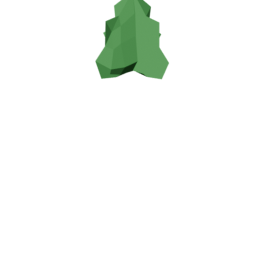
#> input picture art/models/_renders/v3_herb_1_seedling.png, 256 x 256 px, found by its file name; its folder holds 6 pictures in this run
$ python _build_batch2_board.py
#> lines starting #> are read from the running program, lines starting #| are printed output that depends on the picture
"""Batch 2 board: pineapple/dragonfruit/coconut/papaya (6 states each) + herb (4)."""
import os, shutil
from PIL import Image, ImageDraw, ImageFont

RENDER_DIR = "/home/sparky/ogrs/art/models/_renders"
OUT = f"{RENDER_DIR}/FARMING_BATCH2_BOARD.png"

CELL = 200
PAD = 10
LABEL_W = 200
TITLE_H = 64
COL_HEADER_H = 56

# Use the larger 6-state column set as the canvas width
STATES_6 = [
    ("1_sapling",        "Sapling"),
    ("2_young",          "Young"),
    ("3_mature_empty",   "Empty"),
    ("4_mature_partial", "Partial"),
    ("5_mature_full",    "FULL"),
    ("6_dead",           "Dead/Stump"),
]
# Herb only has 4 states; we'll align them under columns 2-5
STATES_4 = [
    ("1_seedling",  1),
    ("2_sprouting", 2),
    ("3_growing",   3),
    ("4_mature",    4),
]

ROWS_6 = [
    ("Pineapple",   "v3_pineapple"),
    ("Dragonfruit", "v3_dragonfruit"),
    ("Coconut",     "v3_coconut"),
    ("Papaya",      "v3_papaya"),
]
ROW_HERB = ("Herb", "v3_herb")

ALL_ROWS = ROWS_6 + [ROW_HERB]

W = LABEL_W + len(STATES_6) * (CELL + PAD) + PAD
H = TITLE_H + COL_HEADER_H + len(ALL_ROWS) * (CELL + PAD) + PAD

img = Image.new("RGB", (W, H), (24, 22, 32))
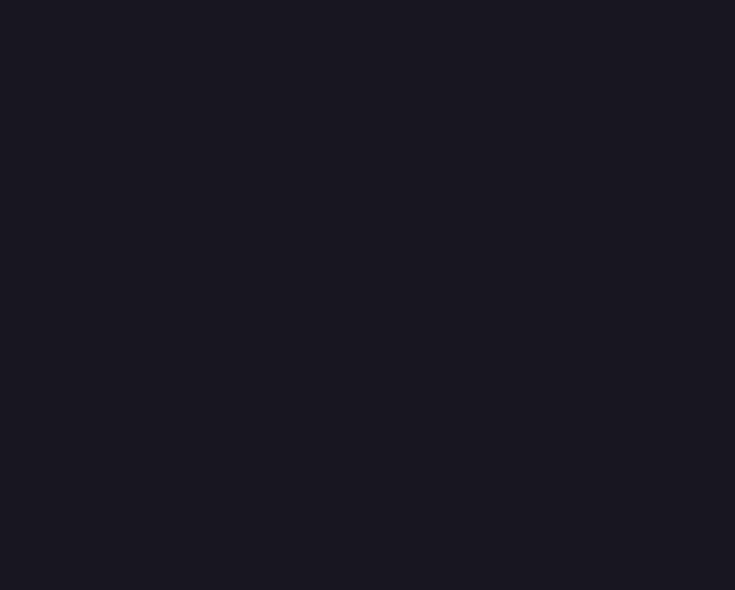
#> img: PIL image 1470x1180 RGB (shown at 1/2 size); mean R, G, B 24, 22, 32
draw = ImageDraw.Draw(img)

try:
    font_lbl   = ImageFont.truetype("/usr/share/fonts/truetype/dejavu/DejaVuSans-Bold.ttf", 20)
    font_col   = ImageFont.truetype("/usr/share/fonts/truetype/dejavu/DejaVuSans-Bold.ttf", 17)
    font_title = ImageFont.truetype("/usr/share/fonts/truetype/dejavu/DejaVuSans-Bold.ttf", 26)
except Exception:
    font_lbl = font_col = font_title = ImageFont.load_default()

draw.text((PAD, 18),
          "OGRS Farming Batch 2 — Pineapple, Dragonfruit, Coconut, Papaya, Herb",
          fill=(255, 255, 255), font=font_title)

# Column headers
for ci, (key, head) in enumerate(STATES_6):
    x = LABEL_W + PAD + ci * (CELL + PAD)
    y = TITLE_H
    bbox = draw.textbbox((0, 0), head, font=font_col)
    tw = bbox[2] - bbox[0]
    draw.text((x + (CELL - tw) // 2, y + 12), head, fill=(255, 240, 180), font=font_col)
#> this loop made 6 passes
#> (bbox, tw) on passes 1 to 6: ((0, 3, 72, 20), 72), ((-1, 4, 59, 20), 60), ((0, 4, 61, 20), 61), ((0, 3, 63, 16), 63), ((0, 4, 47, 16), 47), ((0, 3, 118, 20), 118)
#> pass 3 of the loop `for ri, (row_label, prefix) in enumerate(ROWS_6):`:
#> the loop made 4 passes; the first 3 are shown

# 6-state rows
for ri, (row_label, prefix) in enumerate(ROWS_6):
    y = TITLE_H + COL_HEADER_H + ri * (CELL + PAD)
    draw.rectangle([(0, y), (LABEL_W - PAD, y + CELL)], fill=(45, 42, 55))
    draw.text((10, y + (CELL // 2) - 12), row_label, fill=(255, 255, 255), font=font_lbl)
    for ci, (key, head) in enumerate(STATES_6):
        x = LABEL_W + PAD + ci * (CELL + PAD)
        if "full" in key: bg = (55, 70, 50)
        elif "dead" in key or "stump" in key: bg = (40, 35, 50)
        else: bg = (50, 50, 60)
        draw.rectangle([(x, y), (x + CELL, y + CELL)], fill=bg)
        # For coconut/papaya, state 6 is "6_stump"; others use "6_dead"
        actual_key = key
        if key == "6_dead" and prefix in ("v3_coconut", "v3_papaya"):
            actual_key = "6_stump"
        src = f"{RENDER_DIR}/{prefix}_{actual_key}.png"
        if os.path.exists(src):
            sp = Image.open(src).convert("RGBA")
            if sp.size != (CELL, CELL):
                sp = sp.resize((CELL, CELL), Image.LANCZOS)
            img.paste(sp, (x, y), sp)

# Herb row (4 states, slotted into columns 2-5 visually)
y = TITLE_H + COL_HEADER_H + len(ROWS_6) * (CELL + PAD)
draw.rectangle([(0, y), (LABEL_W - PAD, y + CELL)], fill=(45, 42, 55))
draw.text((10, y + (CELL // 2) - 12), "Herb", fill=(255, 255, 255), font=font_lbl)
herb_files = ["v3_herb_1_seedling.png", "v3_herb_2_sprouting.png",
              "v3_herb_3_growing.png", "v3_herb_4_mature.png"]
herb_labels = ["Seedling", "Sprouting", "Growing", "Mature"]
# Map 4 cells to columns 1, 2, 3, 4 (skip column 0, leave 5 empty)
for ci, (fname, lbl) in enumerate(zip(herb_files, herb_labels), start=1):
    x = LABEL_W + PAD + ci * (CELL + PAD)
    bg = (55, 70, 50) if "mature" in fname else (50, 50, 60)
    draw.rectangle([(x, y), (x + CELL, y + CELL)], fill=bg)
    src = f"{RENDER_DIR}/{fname}"
    if os.path.exists(src):
        sp = Image.open(src).convert("RGBA")
#> sp is the input picture: PIL image 256x256 RGBA; mean R, G, B, A 5.8, 9.8, 5.8, 15.8
        if sp.size != (CELL, CELL):
            sp = sp.resize((CELL, CELL), Image.LANCZOS)
#> sp: PIL image 200x200 RGBA
        img.paste(sp, (x, y), sp)
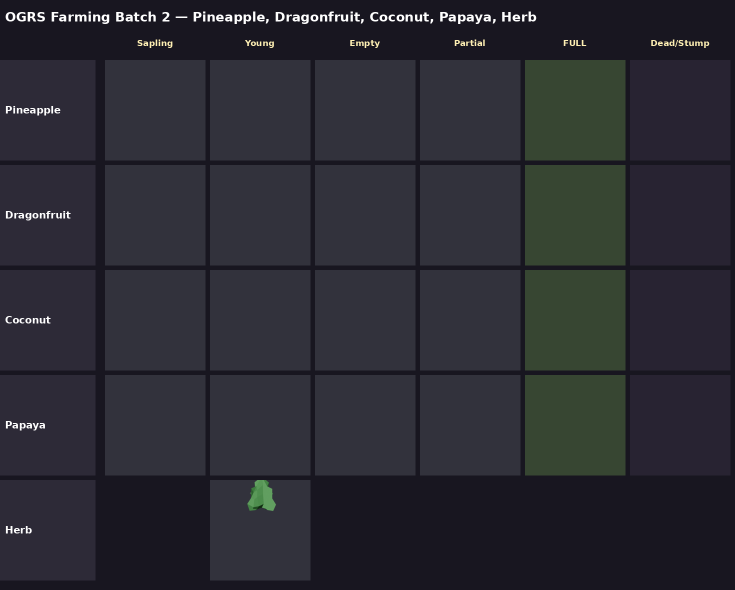
#> img: PIL image 1470x1180 RGB (shown at 1/2 size); mean R, G, B 42.8, 42.9, 50.6
    # Tiny inline label since herb states don't align with the column headers
    bbox = draw.textbbox((0, 0), lbl, font=font_col)
#> bbox = (0, 3, 83, 20)
    tw = bbox[2] - bbox[0]
#> tw = 83
#> pass 3 of the loop `for ci, (fname, lbl) in enumerate(zip(herb_files, herb_labels), start=..`:
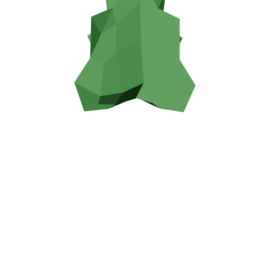
#> input picture art/models/_renders/v3_herb_3_growing.png, 256 x 256 px, found by its file name
#> sp is the input picture: PIL image 256x256 RGBA; mean R, G, B, A 13.6, 23.1, 13.5, 39
#> sp: PIL image 200x200 RGBA
#> `img.paste(sp, (x, y), sp)`:
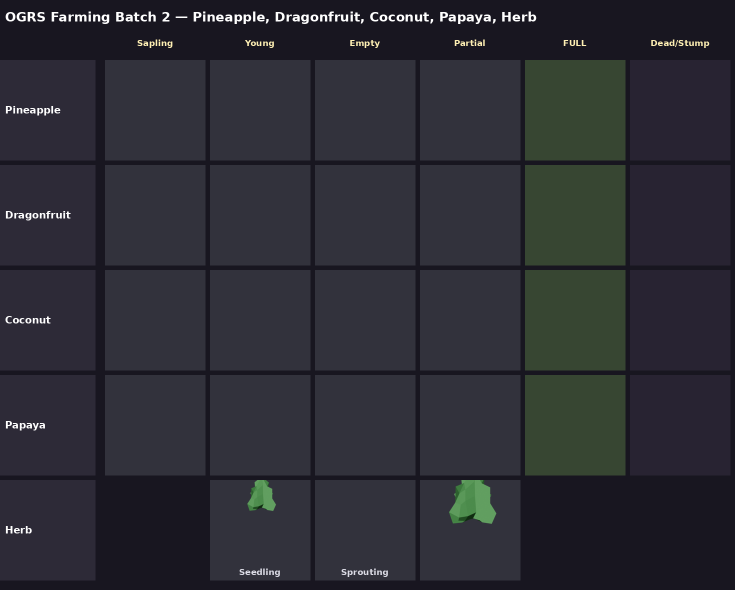
#> img: PIL image 1470x1180 RGB (shown at 1/2 size); mean R, G, B 44.2, 44.6, 52.1
#> `bbox = draw.textbbox((0, 0), lbl, font=font_col)`: bbox = (0, 3, 80, 20)
#> `tw = bbox[2] - bbox[0]`: tw = 80
#> the loop made 4 passes; the first 3 are shown
    draw.text((x + (CELL - tw) // 2, y + CELL - 26), lbl, fill=(220, 220, 230), font=font_col)
# Mark columns 0 and 5 as N/A for herb
for ci in (0, 5):
    x = LABEL_W + PAD + ci * (CELL + PAD)
    draw.rectangle([(x, y), (x + CELL, y + CELL)], fill=(36, 34, 44))
    draw.text((x + 60, y + CELL // 2 - 10), "(n/a)", fill=(120, 120, 140), font=font_col)

img.save(OUT)
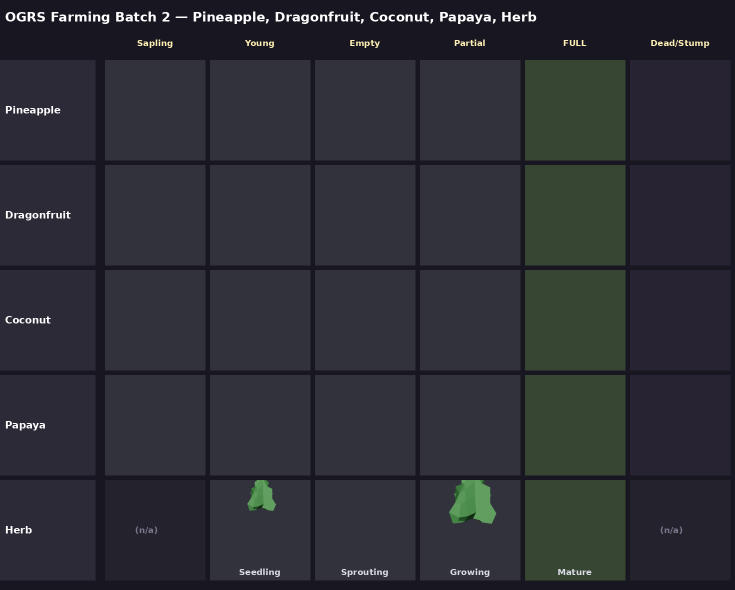
#> saved as FARMING_BATCH2_BOARD.png: PIL image 1470x1180 RGB (shown at 1/2 size); mean R, G, B 45.6, 46.4, 53.2
print(f"Board: {OUT}  size={img.size}")
#| Board: /home/sparky/ogrs/art/models/_renders/FARMING_BATCH2_BOARD.png  size=(1470, 1180)
#> pass 3 of the loop `for cfg_name in ("pineapple", "dragonfruit", "coconut", "papaya", "her..`:
#> the loop made 5 passes; the first 3 are shown

# Sync
windows_dir = "/mnt/c/OGRS_Art/models/farming"
shutil.copy(OUT, f"{windows_dir}/FARMING_BATCH2_BOARD.png")
# Per-crop folders
for cfg_name in ("pineapple", "dragonfruit", "coconut", "papaya", "herb"):
    src_dir = f"/home/sparky/ogrs/art/models/farming/{cfg_name}"
    dst_dir = f"{windows_dir}/{cfg_name}"
    os.makedirs(dst_dir, exist_ok=True)
    if os.path.isdir(src_dir):
        for fname in os.listdir(src_dir):
            if fname.endswith((".obj", ".mtl")):
                shutil.copy(f"{src_dir}/{fname}", f"{dst_dir}/{fname}")
print(f"Synced to: {windows_dir}")
